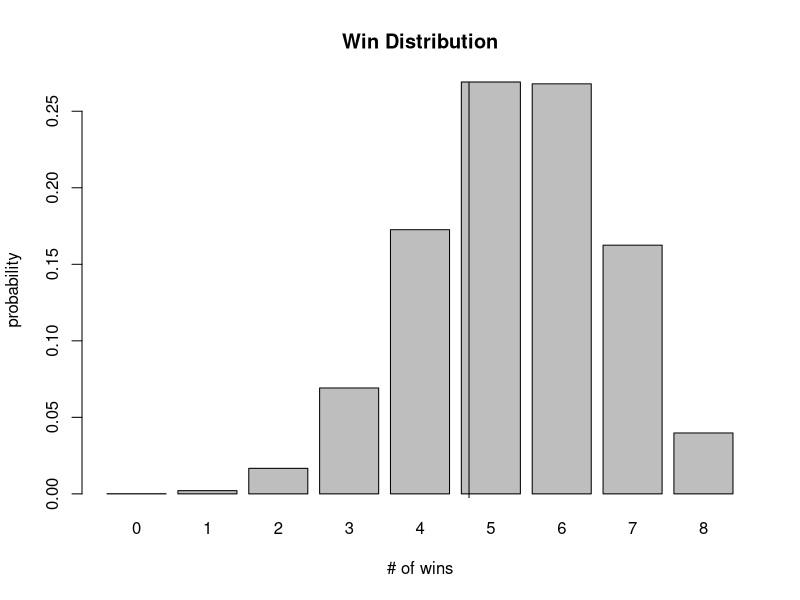
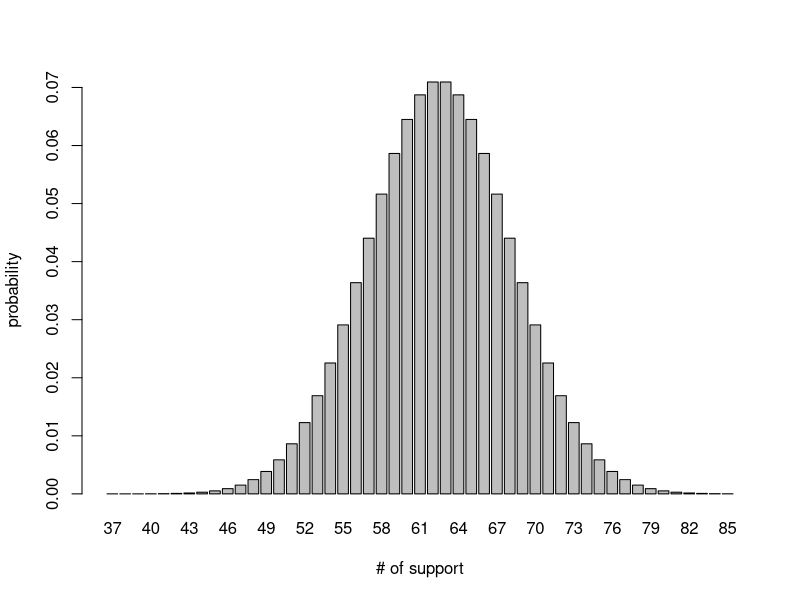
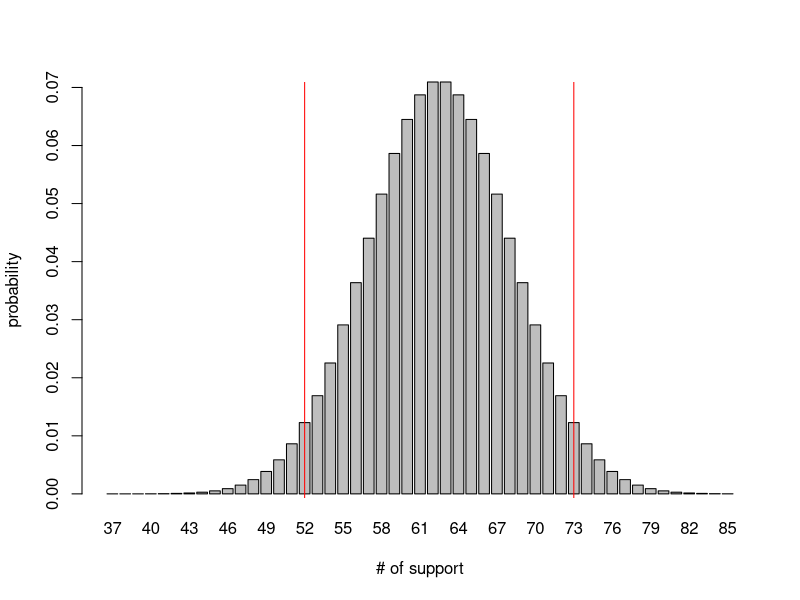

These figures' R source, in order:
## ---- chunk 1
knitr::opts_chunk$set(echo = TRUE)
## ---- chunk 2
wins_prob <- c()
for (win in 0:8){
  permutation <- factorial(8)/factorial(8-8)/factorial(win)/factorial(8 - win)
  wins_prob[win+1] <- (2/3)^win*(1/3)^(8-win)*permutation
}
wins_prob
wins_prob[5+1]
## ---- chunk 3
sum(wins_prob[6:9])
1-pbinom(5-1, 8, 6/9)
## ---- chunk 4
sum(wins_prob[1:3])
pbinom(2, 8, 6/9)
## ---- chunk 5
winmean <- 2/3*8
winsd <- sqrt(8*2/3*1/3)
winmean
winsd
winmean - 1.96 * winsd
winmean + 1.96 * winsd
## ---- chunk 6
barplot(table(rbinom(10000, 8, 2/3))/10000, main="Win Distribution", xlab="# of wins", ylab="probability")
abline(v=5.33 + 1)
## ---- chunk 7
x <- seq(from=37, to=85)
y <- dbinom(x, 125, 0.5)
barplot(y, names.arg=x, xlab="# of support", ylab="probability")
## ---- chunk 8
abound <- qbinom(0.025, 125, 0.5)
bbound <- qbinom(0.975, 125, 0.5)
abound
bbound
bp <- barplot(y, names.arg=x, xlab="# of support", ylab="probability")
abline(v=bp[abound - 36], col="red")
abline(v=bp[bbound - 36], col="red")
## ---- chunk 9
66/125
## ---- chunk 10
2 * pbinom(65, 125, 0.5, lower.tail=FALSE)
## ---- chunk 11
vals <- c()
for (i in 0:125){
  vals[i+1] <- 2 * pbinom(i, 125, 0.5, lower.tail=FALSE)
}
c(0:125)[vals < 0.05]
2 * pbinom(73, 125, 0.5, lower.tail=FALSE)
## ---- chunk 12
p_hat = 66/125
se = sqrt(66/125 * 59/125 / 125)
p_hat - 1.96 * se
p_hat + 1.96 * se
## ---- chunk 13
1.96 * se
## ---- chunk 14
r1 <- 66/125
r2 <- 1-(66/125)
r1*r2/(0.015^2)*(1.96)^2
1.96*sqrt(r1*r2/4255)
1.96*sqrt(r1*r2/4256)

## ---- chunk 15
chisq.test(matrix(c(29, 14, 21, 34), 2, 2), correct = F)
## ---- chunk 16
prop.test(c(59, 50), c(65, 53), correct=F)
## ---- chunk 17
chisq.test(matrix(c(59, 6, 50, 3), 2, 2), correct=F)
